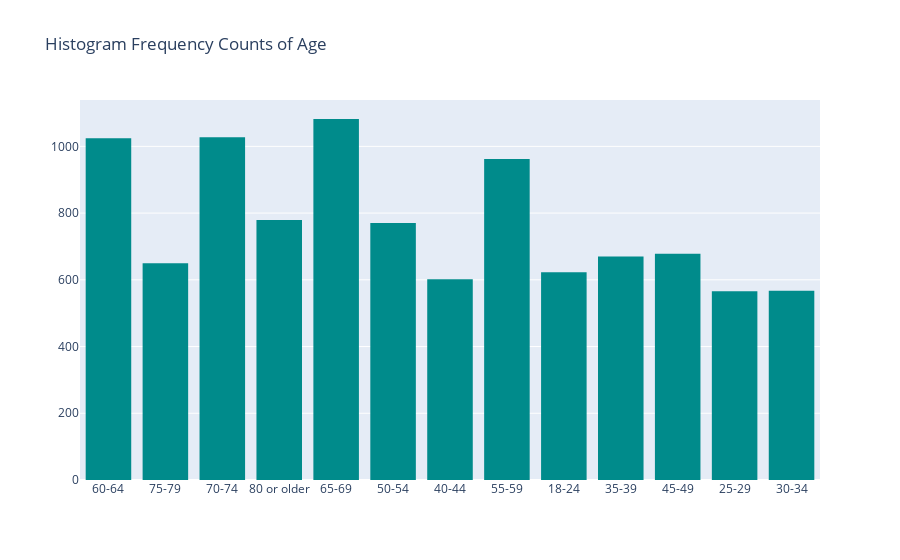

Notebook code for this chart:
### Code cell
trace = go.Histogram(x = df['AgeCategory'], name = 'AgeCategory', marker=dict(color='darkcyan'))

layout = go.Layout(
    title="Histogram Frequency Counts of Age"
)


fig = go.Figure(data=go.Data([trace]), layout=layout)
plotly.offline.iplot(fig, filename='histogram-freq-counts of ')

### Figure 1 — Plotly figure (JSON) as saved in the notebook; plotly's stock layout.template omitted (floating-point values rounded to 4 significant figures; data arrays with more than 128 entries replaced by an {"elided": "..."} marker saying what was removed)
{"data": [{"marker": {"color": "darkcyan"}, "name": "AgeCategory", "type": "histogram", "x": {"elided": "10000 str values"}}], "layout": {"title": {"text": "Histogram Frequency Counts of Age"}}}
